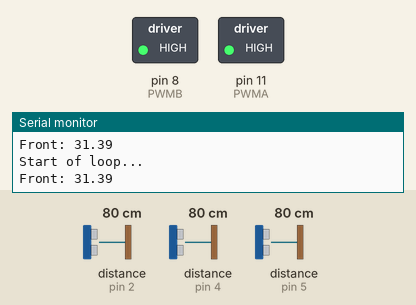
Recording of a sketch running on a simulated Arduino Uno, built with avr-gcc and run on an emulated ATmega328P. Shown: switched loads named in the sketch (green lamp = pin HIGH), the last lines printed to the serial monitor. Wiring (inferred from the names in the program): ultrasonic range finder: trigger pin 6; echo pin 5. The test bench sets the inputs (shaded band); at power-on: distance to the obstacle (sensors on pin 5, pin 2, pin 4) 80 cm. The echo pulse lasts 58.3 µs per cm; pins used as bus, display or sensor lines are not drawn.

Above: at 1.2 s.
1.3 s: distance to the obstacle (sensor on pin 5) set to 54 cm
2.8 s: distance to the obstacle (sensor on pin 5) set to 48 cm
At 3.6 s:
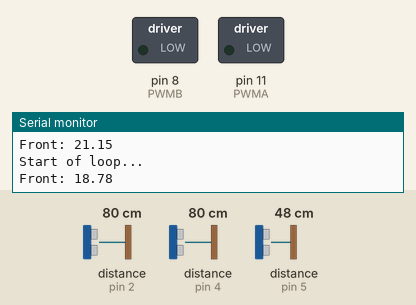
At 4.9 s:
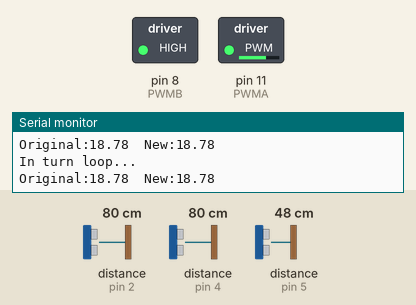
Timing chart, 0 to 6.4 s (numbered marks = the images above; inputs shaded):
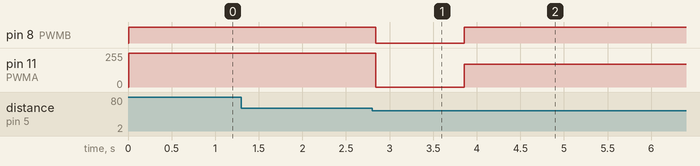

The sketch:

Refactored_Rover.ino
```cpp
// code for rover

// right motor controlled by motor A pins on driver
// control pin 1 on the motor driver for the right motor
const int AIN1 = 13;
// control pin 2 on the motor driver for the right motor
const int AIN2 = 12;
// speed control pin on the motor driver for the right motor
const int PWMA = 11;

// left motor controlled by motor B pins on driver
// control pin 1 on the motor driver for the left motor
const int BIN1 = 10;
// control pin 2 on the motor driver for the left motor
const int BIN2 = 9;
// speed control pin on the motor driver for the left motor
const int PWMB = 8;

// front distance sensor
const int trigPinFront = 6;
const int echoPinFront = 5;

// right distance sensor
const int trigPinRight = 3;
const int echoPinRight = 2;

// left distance censor
const int trigPinLeft = 7;
const int echoPinLeft = 4;

// how long to wait before getting new distance in a turn
const int TURN_DELAY = 200;
const int STOP_TIME = 1000;

// keep track of how long the rover turns so it can get back on a straight track
float turnTime = 0;
// used to keep track of last recorded time in turn loop
float lastTime = 0;
// how long it takes to pass the obstacle
float forwardTime = 0;

// initialize distance tracking variables
float frontDistance = 0;
float rightDistance = 0;
float leftDistance = 0;
// variable used to keep track of distance as the rover is rotating
float newDistance = 0;

// remember which direction the rover turned so we can go back the opposite dierection
bool didTurnLeft = true;

void setup() {
	// trig pin outputs pulses of electricity
	// echo pin measures duration of pulses coming back
	pinMode(trigPinFront, OUTPUT);
	pinMode(echoPinFront, INPUT);
	pinMode(trigPinRight, OUTPUT);
	pinMode(echoPinRight, INPUT);
	pinMode(trigPinLeft, OUTPUT);
	pinMode(echoPinLeft, INPUT);

	// 115200 is for VS Code
	Serial.begin(115200);
	// change to 9600 if using Arduino IDE
	// Serial.begin(9600);

	Serial.println("Setup complete.");
}

void loop() {
	Serial.println("Start of loop...");

	// assign distances from front sensor to its variable
	frontDistance = getDistance(trigPinFront, echoPinFront);
	Serial.println("Front: " + String(frontDistance));

	// once distance is less than our chosen threshold
	if(frontDistance < 20) {
		stop(STOP_TIME);
		// check distances on either side of rover to see which direction has more room to travel towards
		rightDistance = getDistance(trigPinRight, echoPinRight);
		leftDistance = getDistance(trigPinLeft, echoPinLeft);

		// output side distances to serial monitor
		Serial.println("R: " + String(rightDistance) + "	L: " + String(leftDistance));

		didTurnLeft = (rightDistance < leftDistance) ? true : false;

		rotateRover();
		passObstacle();
		moveBackOnLine();
	}

	moveForward(400);
}

void rotateRover() {
	Serial.println("Rotating rover...");
	// variable used to keep track of distance as the rover is rotating
	newDistance = getDistance(trigPinFront, echoPinFront);
	Serial.println("New: " + String(newDistance));
	// keep track of how long the rover turns so it can get back on a straight track
	turnTime = 0;
	// get initial time reading
	lastTime = millis();

	// turn car until there is a free path ahead
	while((newDistance - frontDistance) < 20) {
		Serial.println("In turn loop...");
		Serial.println("Original:" + String(frontDistance) + "	New:" + String(newDistance));
		didTurnLeft ? turnLeft(TURN_DELAY) : turnRight(TURN_DELAY);
		newDistance = getDistance(trigPinFront, echoPinFront);
		// keep track of how long we are in the turn loop by adding the time change onto turnTime
		turnTime += (millis() - lastTime);
		lastTime = millis();
	}
	didTurnLeft ? turnLeft(TURN_DELAY) : turnRight(TURN_DELAY);
	stop(STOP_TIME);
}

void passObstacle() {
	forwardTime = 0;
	lastTime = millis();
	while(leftDistance < 10 && rightDistance < 10) {
		moveForward(0);
		rightDistance = getDistance(trigPinRight, echoPinRight);
		leftDistance = getDistance(trigPinLeft, echoPinLeft);
		forwardTime += (millis() - lastTime);
		lastTime = millis();
	}
	stop(STOP_TIME);
}

void moveBackOnLine() {
	// turn car back toward original line
	didTurnLeft ? turnRight(turnTime * 2) : turnLeft(turnTime * 2);
	// travel same distance forward as before to get back on line
	moveForward(forwardTime);
	stop(STOP_TIME);
	// turn back forward
	didTurnLeft ? turnLeft(turnTime) : turnRight(turnTime);
	stop(STOP_TIME);
}

void moveForward(float delayTime) {
	rightMotor(255);
	leftMotor(255);
	delay(delayTime);
}

void moveBackward(float delayTime) {
	rightMotor(-255);
	leftMotor(-255);
	delay(delayTime);
}

void turnLeft(float delayTime) {
	rightMotor(-170);
	leftMotor(170);
	delay(delayTime);
}

void turnRight(float delayTime) {
	rightMotor(170);
	leftMotor(-170);
	delay(delayTime);
}

void stop(float delayTime) {
	rightMotor(0);
	leftMotor(0);
	delay(delayTime);
}

float getDistance(const int trigPin, const int echoPin) {
	// send an ultrasonic pulse that's 10ms long
	digitalWrite(trigPin, HIGH);
	delayMicroseconds(10);
	digitalWrite(trigPin, LOW);

	// check how long it takes for the pulse to come back to the sensor
	float echoTime = pulseIn(echoPin, HIGH);
	// calculate the distance of the object that reflected the pulse
	float calculatedDistance = echoTime / 148.0;

	return calculatedDistance;
}

// function for driving the right motor
void rightMotor(int motorSpeed) {
	// for moving forward
	if(motorSpeed > 0) {
		digitalWrite(AIN1, HIGH);
		digitalWrite(AIN2, LOW);
	}
	// for moving backward
	else if(motorSpeed < 0) {
		digitalWrite(AIN1, LOW);
		digitalWrite(AIN2, HIGH);
	}
	// for stopping the motor
	else {
		digitalWrite(AIN1, LOW);
		digitalWrite(AIN2, LOW);
	}
	// drive motor in the previously determined direction at the given speed
	analogWrite(PWMA, abs(motorSpeed));
}

// function for driving the left motor
void leftMotor(int motorSpeed) {
	// for moving forward
	if(motorSpeed > 0) {
		digitalWrite(BIN1, HIGH);
		digitalWrite(BIN2, LOW);
	}
	// for moving backward
	else if(motorSpeed < 0) {
		digitalWrite(BIN1, LOW);
		digitalWrite(BIN2, HIGH);
	}
	// for stopping the motor
	else {
		digitalWrite(BIN1, LOW);
		digitalWrite(BIN2, LOW);
	}
	// drive motor in the previously determined direction at the given speed
	analogWrite(PWMB, abs(motorSpeed));
}
```

Measured:
- the behaviour switches between 52 and 51 cm on distance to the obstacle (sensor on pin 5) (found by bisection; images 0 and 1)
- after the input at 2.8 s, pin 8 (PWMB): HIGH → LOW at once, → HIGH 1.0 s later; pin 11 (PWMA): 255/255 → 0/255 at once, → 170/255 1.0 s later
